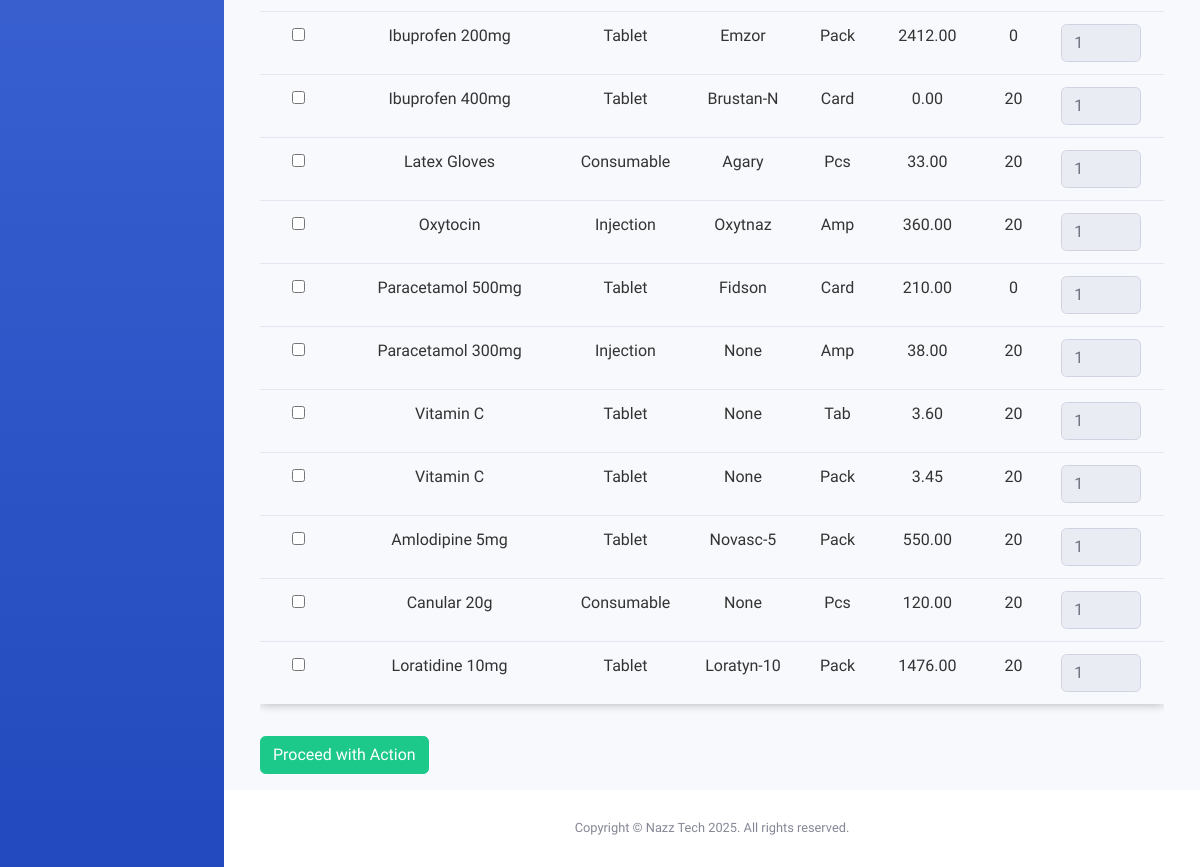
The page /select_items/1/ (signed in, lower part) on the database as committed earlier.
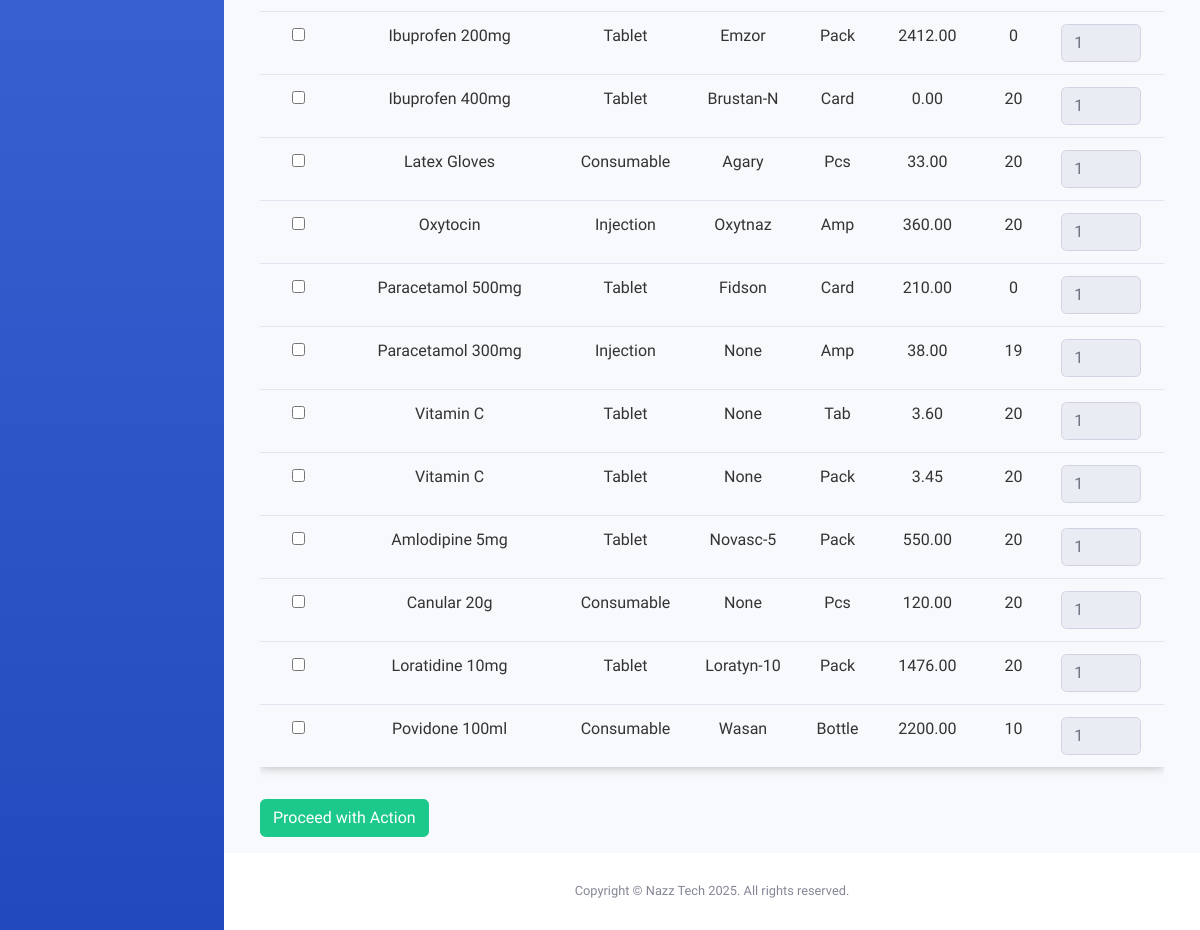
The same page on the database as committed later.
### store/models.py (models this page shows, shortened)
class Item(models.Model):
    name = models.CharField(max_length=200)
    dosage_form = models.CharField(max_length=200, blank=True, null=True)  # Removed choices to allow any value
    brand = models.CharField(max_length=200, blank=True, null=True)
    unit = models.CharField(max_length=200, blank=True, null=True)  # Removed choices to allow any value
    cost = models.DecimalField(max_digits=12, decimal_places=2, default=0)
    price = models.DecimalField(max_digits=12, decimal_places=2, default=0)
    markup = models.DecimalField(max_digits=6, decimal_places=2, default=0, choices=MARKUP_CHOICES)
    stock = models.PositiveIntegerField(default=0, null=True, blank=True)
    low_stock_threshold = models.PositiveIntegerField(default=0, null=True, blank=True)
    exp_date = models.DateField(null=True, blank=True)
    class Meta:
        ordering = ('name',)

### store/views.py (the view, shortened to what this page needs)
# urls.py: path('select_items/<int:pk>/', views.select_items, name='select_items'),
@transaction.atomic
@login_required
def select_items(request, pk):
    if request.user.is_authenticated:
        customer = get_object_or_404(Customer, id=pk)
        request.session['customer_id'] = customer.id
        items = Item.objects.all().order_by('name')
        wallet_balance = Decimal('0.0')
        try:
            wallet_balance = customer.wallet.balance
        except Wallet.DoesNotExist:
            messages.warning(request, 'This customer does not have an associated wallet.')
        return render(request, 'partials/select_items.html', {
            'customer': customer,
            'items': items,
            'wallet_balance': wallet_balance
        })
    else:
        return redirect('store:index')

### store/context_processors.py (called while the page is built)
def marquee_context(request):
    return {
        'marquee_text': cache.get('marquee_text', 'WELCOME TO NAZZ PHARMACY')
    }

### userauth/models.py (called while the page is built)
    def get_permissions(self):
        if not hasattr(self, 'profile') or not self.profile.user_type:
            return []
        role_permissions = set(USER_PERMISSIONS.get(self.profile.user_type, []))
        for custom_perm in self.custom_permissions.all():
            if custom_perm.granted:
                role_permissions.add(custom_perm.permission)
            else:
                role_permissions.discard(custom_perm.permission)
        return list(role_permissions)

    @classmethod
    def log_activity(cls, user, action, action_type='OTHER', target_model=None, target_id=None,
                    ip_address=None, user_agent=None):
        return cls.objects.create(
            user=user,
            action=action,
            action_type=action_type,
            target_model=target_model,
            target_id=target_id,
            ip_address=ip_address,
            user_agent=user_agent
        )

### userauth/permissions.py (called while the page is built)
def is_admin(user):
    return user.is_authenticated and hasattr(user, 'profile') and user.profile and user.profile.user_type == 'Admin'

### templates/partials/select_items.html (shortened to what this page needs)
{% extends "partials/base.html" %}
{% block content %}
<div class="col-12">
    <form method="post" action="{% url 'store:select_items' customer.id %}" id="item-form">
        <div id="item-selection" class="table-responsive">
            <table class="table table-hover table-reponsive">
                <tbody id="for-customer">
                    {% for item in items %}
                    <tr>
                        <td>
                            <input type="checkbox" name="item_ids" value="{{ item.id }}">
                        </td>
                        <td>{{ item.name|title }}</td>
                        <td>{{ item.dosage_form }}</td>
                        <td>{{ item.brand|title }}</td>
                        <td>{{ item.unit }}</td>
                        <td>{{ item.price }}</td>
                        <td>{{ item.stock }}</td>
                        <td>
                            <input type="number" name="quantities" min="1" max="{{ item.stock_quantity }}" value="1"
                                class="form-control input-sm" style="width: 80px" disabled>
                        </td>
                    </tr>
                    {% endfor %}
                </tbody>
            </table>
        </div>
        <button type="submit" class="btn btn-success my-3">Proceed with Action</button>
    </form>
</div>
{% endblock content %}

Rows that differ between the two databases and show on the page:
changed Item "Paracetamol 300mg": stock "20" → "19"
added Item: name "Povidone 100ml", dosage_form "Consumable", brand "Wasan", unit "Bottle", price "2200.00", stock "10"
